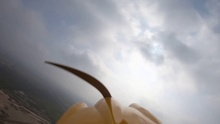
%> input picture 图像预处理/暗通道去雾/44.jpg, 220 x 124 px, shrunk from 1920 x 1080 before the run
$ octave main.m   (GNU Octave 9; MATLAB toolbox functions it lacks are replaced by stand-ins)
%> lines starting %> are read from the running program, lines starting %| are printed output that depends on the picture; in (x1, y1, x2, y2) boxes, pixels count from 0 and x2, y2 are one past the last pixel; in counts of white or black regions, pixels touching at a corner belong together; the program's own positions count from 1
%> further down, dehaze is the input picture: size 124x220x3 uint8; mean R, G, B 157.3, 156.6, 161
### 图像预处理/暗通道去雾/dark.m
function dehaze=dark(I)
%暗影去雾算法
%filename------文件名或文件绝对路径
%用法：dark('7.png')

%tt = cputime;

% 原始图像
I = double(I)/ 255;
% 获取图像大小
[h,w,c] = size(I);
%> h = 124; w = 220; c = 3
win_size = 7;
%去雾系数
w0  = 0.95;
img_size = w * h;
%> img_size = 27280
%初始化结果图像
dehaze = zeros(h,w,c);
%初始化暗影通道图像
win_dark = ones(h,w);

%计算分块darkchannel
 for j=1+win_size:w-win_size
    for i=win_size+1:h-win_size
        win_dark(i,j)=min(I(i,j,:));
        for n=j-win_size:j+win_size
            for m=i-win_size:i+win_size
                if(win_dark(m,n)>win_dark(i,j))
                    win_dark(m,n)=win_dark(i,j);
                end
            end
        end
    end
 end
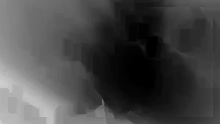
%> win_dark: size 124x220 double; min 0, max 0.812, mean 0.278


%计算大气亮度A
dark_channel = win_dark;
times = round(img_size * 0.001);
%> times = 27
A = 0;

for m=1:times
    most_bright=max(max(dark_channel));
    [i,j]=find(dark_channel==most_bright);
    i=i(1);j=j(1);
    average=mean(I(i,j,:));
    if average > A
        A=average;
    end
    dark_channel(i,j)=0;
end
%> this loop made 27 passes
%> (most_bright, i, j, average, A) on passes 1, 21: (0.812, 82, 1, 0.855, 0.855), (0.796, 123, 1, 0.876, 0.876)
%> (most_bright, i, j, average) on passes 2 to 7: (0.812, 83, 1, 0.851), (0.808, 82, 2, 0.851), (0.808, 83, 2, 0.847), (0.804, 84, 1, 0.851), (0.804, 85, 1, 0.851), (0.804, 84, 2, 0.847)
%> dark_channel: size 124x220 double; 0.1% of pixels changed, all inside (x1, y1, x2, y2) = (0, 80, 5, 124)

%计算transmission map
transmission = 1 - w0 * win_dark / A;

%计算原图像的灰度图
gray_I = zeros(img_size ,1);
gray_I = reshape(gray_I,h,w);
for i=1:h
    for j=1:w
        gray_I(i,j) = mean(I(i,j,:));
    end
end
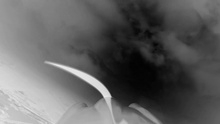
%> gray_I: size 124x220 double; min 0.00915, max 0.928, mean 0.379
%用guided filter对trasmission map做soft matting
p = transmission;
r = 60;
eps = 10^-6;
transmission_filter = guidedfilter(gray_I, p, r, eps);

%平滑处理
r = 8;
eps = 0.2^2;
transmission_smooth = guidedfilter(transmission_filter, transmission_filter, r, eps);


t0=0.1;
for i=1:c
    for j=1:h
        for l=1:w
            dehaze(j,l,i)=(I(j,l,i)-A)/max(t0,transmission_smooth(j,l))+A;
        end
    end
end
end

% [7 lines of commented-out code are left out]

### 图像预处理/暗通道去雾/guidedfilter.m
function q = guidedfilter(I, p, r, eps)
%> called with r = 60, eps = 1e-06
%   GUIDEDFILTER   O(1) time implementation of guided filter.
%
%   - guidance image: I (should be a gray-scale/single channel image)
%   - filtering input image: p (should be a gray-scale/single channel image)
%   - local window radius: r
%   - regularization parameter: eps

[hei, wid] = size(I);
%> hei = 124; wid = 220
N = boxfilter(ones(hei, wid), r); % the size of each local patch; N=(2r+1)^2 except for boundary pixels.

mean_I = boxfilter(I, r) ./ N;
mean_p = boxfilter(p, r) ./ N;
mean_Ip = boxfilter(I.*p, r) ./ N;
cov_Ip = mean_Ip - mean_I .* mean_p; % this is the covariance of (I, p) in each local patch.

mean_II = boxfilter(I.*I, r) ./ N;
var_I = mean_II - mean_I .* mean_I;

a = cov_Ip ./ (var_I + eps); % Eqn. (5) in the paper;
b = mean_p - a .* mean_I; % Eqn. (6) in the paper;

mean_a = boxfilter(a, r) ./ N;
mean_b = boxfilter(b, r) ./ N;

q = mean_a .* I + mean_b; % Eqn. (8) in the paper;
end

### 图像预处理/暗通道去雾/boxfilter.m
function imDst = boxfilter(imSrc, r)
%> called with r = 60

%   BOXFILTER   O(1) time box filtering using cumulative sum
%
%   - Definition imDst(x, y)=sum(sum(imSrc(x-r:x+r,y-r:y+r)));
%   - Running time independent of r;
%   - Equivalent to the function: colfilt(imSrc, [2*r+1, 2*r+1], 'sliding', @sum);
%   - But much faster.

[hei, wid] = size(imSrc);
%> hei = 124; wid = 220
imDst = zeros(size(imSrc));

%cumulative sum over Y axis
imCum = cumsum(imSrc, 1);
%difference over Y axis
imDst(1:r+1, :) = imCum(1+r:2*r+1, :);
imDst(r+2:hei-r, :) = imCum(2*r+2:hei, :) - imCum(1:hei-2*r-1, :);
%> imDst: size 124x220 double; min 0, max 121, mean 47.7
imDst(hei-r+1:hei, :) = repmat(imCum(hei, :), [r, 1]) - imCum(hei-2*r:hei-r-1, :);

%cumulative sum over X axis
imCum = cumsum(imDst, 2);
%difference over Y axis
imDst(:, 1:r+1) = imCum(:, 1+r:2*r+1);
imDst(:, r+2:wid-r) = imCum(:, 2*r+2:wid) - imCum(:, 1:wid-2*r-1);
imDst(:, wid-r+1:wid) = repmat(imCum(:, wid), [1, r]) - imCum(:, wid-2*r:wid-r-1);
end

### 图像预处理/暗通道去雾/main.m
dehaze=imread('44.jpg');
dehaze=im2uint8(dehaze);
gary(:,:,1)=255-dehaze(:,:,1);
gary(:,:,2)=255-dehaze(:,:,2);
gary(:,:,3)=255-dehaze(:,:,3);
I=dark(gary);
%> in boxfilter (call 2), `imDst(r+2:hei-r, :) = imCum(2*r+2:hei, :) - imCum(1:hei-2*r-1, :);`: imDst: size 124x220 double; min 0, max 87.87, mean 16.7
%> in boxfilter (call 3), `imDst(r+2:hei-r, :) = imCum(2*r+2:hei, :) - imCum(1:hei-2*r-1, :);`: imDst: size 124x220 double; min 0, max 116.1, mean 34.3
%> call 4 of boxfilter, with r = 60
%> in boxfilter (call 4), `imDst(r+2:hei-r, :) = imCum(2*r+2:hei, :) - imCum(1:hei-2*r-1, :);`:
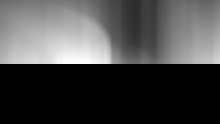
%> imDst: size 124x220 double; min 0, max 36, mean 10.2; drawn with min black and max white
%> in guidedfilter, `cov_Ip = mean_Ip - mean_I .* mean_p;`:
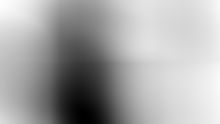
%> cov_Ip: size 124x220 double; min -0.0557, max -0.00404, mean -0.0218; drawn with min black and max white
%> call 5 of boxfilter, with r = 60
%> in boxfilter (call 5), `imDst(r+2:hei-r, :) = imCum(2*r+2:hei, :) - imCum(1:hei-2*r-1, :);`:
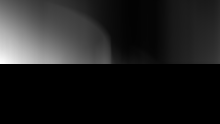
%> imDst: size 124x220 double; min 0, max 64.91, mean 7.9; drawn with min black and max white
%> in boxfilter (call 5), `imCum = cumsum(imDst, 2);`:
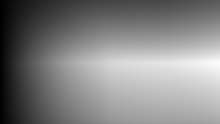
%> imCum: size 124x220 double; min 24.83, max 5228.9, mean 2698.8; drawn with min black and max white
%> in boxfilter (call 5), `imDst(:, 1:r+1) = imCum(:, 1+r:2*r+1);`:
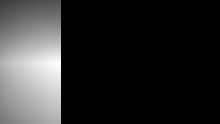
%> imDst: size 124x220 double; min 0.892, max 4486.2, mean 801.9; drawn with min black and max white
figure,imshow(I);
I=im2uint8(I);
dehaze(:,:,1)=255-I(:,:,1);
dehaze(:,:,2)=255-I(:,:,2);
dehaze(:,:,3)=255-I(:,:,3);
figure,imshow(dehaze);%提高亮度了

$ run again, with 图像预处理/暗通道去雾/0072.jpg copied over 图像预处理/暗通道去雾/44.jpg
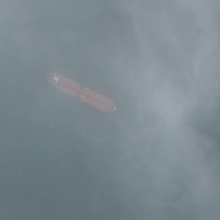
%> input picture 图像预处理/暗通道去雾/0072.jpg, 220 x 220 px, shrunk from 768 x 768 before the run
%> dehaze is the input picture: size 220x220x3 uint8; mean R, G, B 124.1, 136.6, 143.4
%> after the loop in dark, `for j=1+win_size:w-win_size`:
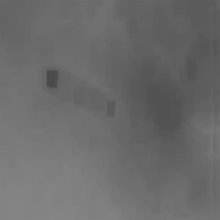
%> win_dark: size 220x220 double; min 0.294, max 0.522, mean 0.42
%> the loop in dark, `for m=1:times` made 48 passes
%> (most_bright, i, j, average, A) on passes 1, 3, 14: (0.522, 220, 18, 0.563, 0.563), (0.522, 220, 20, 0.567, 0.567), (0.522, 218, 52, 0.571, 0.571)
%> in boxfilter (call 5), `imDst(hei-r+1:hei, :) = repmat(imCum(hei, :), [r, 1]) - imCum(hei-2*r:..`:
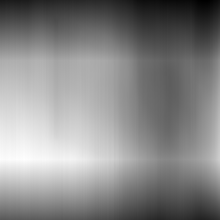
%> imDst: size 220x220 double; min 9.58, max 35.21, mean 23.2; drawn with min black and max white

$ run again, with 图像预处理/暗通道去雾/1.jpg copied over 图像预处理/暗通道去雾/44.jpg
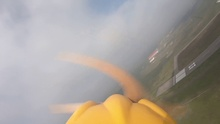
%> input picture 图像预处理/暗通道去雾/1.jpg, 220 x 124 px, shrunk from 1920 x 1080 before the run
%> dehaze is the input picture: size 124x220x3 uint8; mean R, G, B 164.9, 157.4, 149.4
%> after the loop in dark, `for j=1+win_size:w-win_size`:
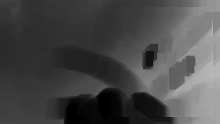
%> win_dark: size 124x220 double; min 0, max 0.725, mean 0.285
%> the loop in dark, `for m=1:times` made 27 passes
%> (most_bright, i, j, average, A) on passes 1, 2, 5, 9: (0.725, 68, 213, 0.748, 0.748), (0.725, 69, 213, 0.752, 0.752), (0.725, 72, 213, 0.756, 0.756), (0.722, 56, 213, 0.761, 0.761)
%> in boxfilter (call 5), `imDst(:, 1:r+1) = imCum(:, 1+r:2*r+1);`:
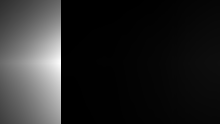
%> imDst: size 124x220 double; min 2.95, max 1050.5, mean 159.9; drawn with min black and max white
